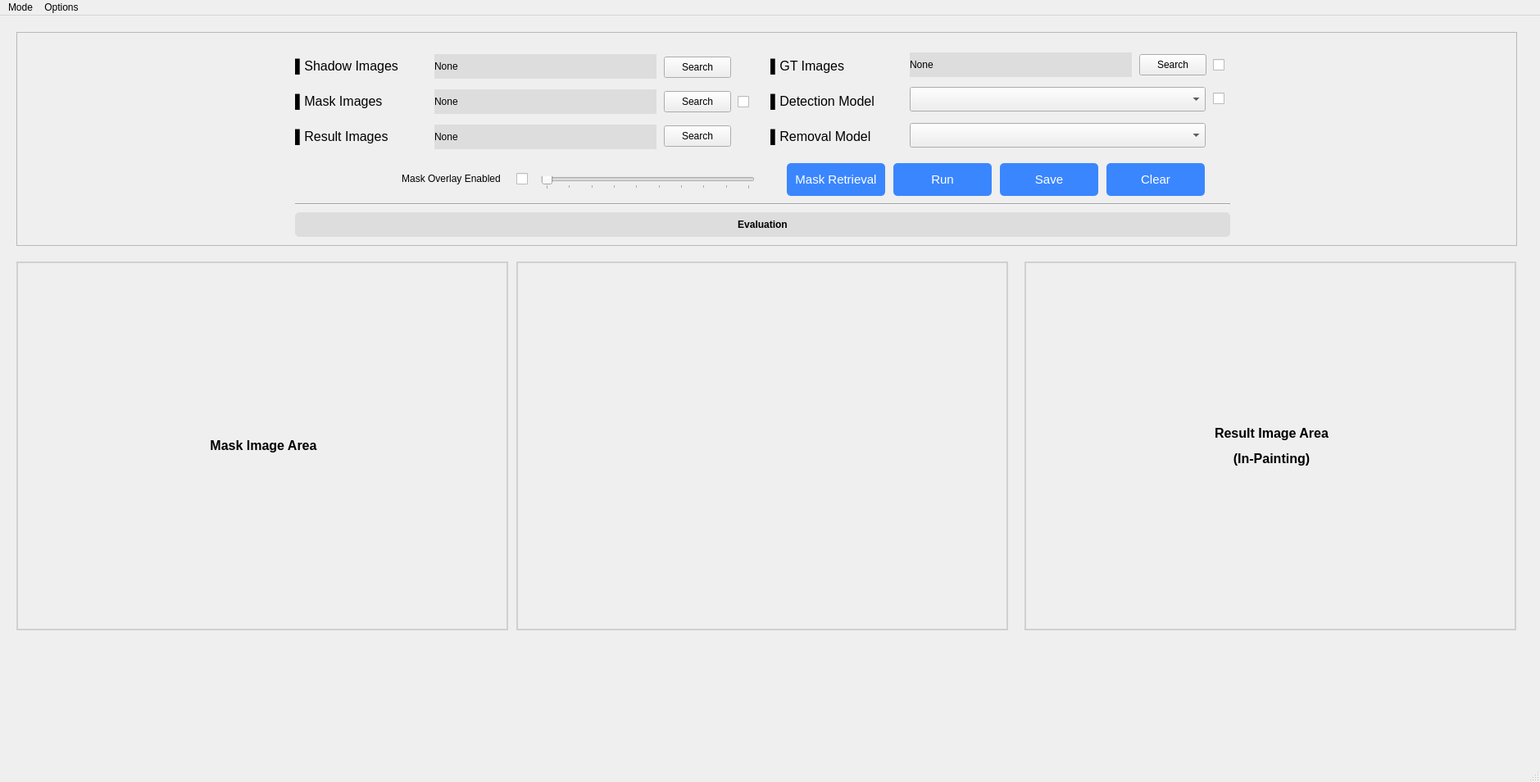
<?xml version="1.0" encoding="UTF-8"?>
<ui version="4.0">
 <class>MainWindow</class>
 <widget class="QMainWindow" name="MainWindow">
  <property name="geometry">
   <rect>
    <x>0</x>
    <y>0</y>
    <width>1879</width>
    <height>954</height>
   </rect>
  </property>
  <property name="windowTitle">
   <string>MainWindow</string>
  </property>
  <widget class="QWidget" name="centralwidget">
   <widget class="QFrame" name="frame">
    <property name="geometry">
     <rect>
      <x>20</x>
      <y>20</y>
      <width>1831</width>
      <height>261</height>
     </rect>
    </property>
    <property name="frameShape">
     <enum>QFrame::StyledPanel</enum>
    </property>
    <property name="frameShadow">
     <enum>QFrame::Raised</enum>
    </property>
    <widget class="QWidget" name="verticalLayoutWidget">
     <property name="geometry">
      <rect>
       <x>340</x>
       <y>20</y>
       <width>160</width>
       <height>131</height>
      </rect>
     </property>
     <layout class="QVBoxLayout" name="verticalLayout">
      <item>
       <widget class="QLabel" name="label">
        <property name="minimumSize">
         <size>
          <width>0</width>
          <height>30</height>
         </size>
        </property>
        <property name="maximumSize">
         <size>
          <width>16777215</width>
          <height>30</height>
         </size>
        </property>
        <property name="text">
         <string>&lt;html&gt;&lt;head/&gt;&lt;body&gt;&lt;p&gt;&lt;span style=&quot; font-size:12pt;&quot;&gt;▌Shadow Images&lt;/span&gt;&lt;/p&gt;&lt;/body&gt;&lt;/html&gt;</string>
        </property>
       </widget>
      </item>
      <item>
       <widget class="QLabel" name="label_2">
        <property name="minimumSize">
         <size>
          <width>0</width>
          <height>30</height>
         </size>
        </property>
        <property name="maximumSize">
         <size>
          <width>16777215</width>
          <height>30</height>
         </size>
        </property>
        <property name="text">
         <string>&lt;html&gt;&lt;head/&gt;&lt;body&gt;&lt;p&gt;&lt;span style=&quot; font-size:12pt;&quot;&gt;▌Mask Images&lt;/span&gt;&lt;/p&gt;&lt;/body&gt;&lt;/html&gt;</string>
        </property>
       </widget>
      </item>
      <item>
       <widget class="QLabel" name="label_3">
        <property name="minimumSize">
         <size>
          <width>0</width>
          <height>30</height>
         </size>
        </property>
        <property name="maximumSize">
         <size>
          <width>16777215</width>
          <height>30</height>
         </size>
        </property>
        <property name="text">
         <string>&lt;html&gt;&lt;head/&gt;&lt;body&gt;&lt;p&gt;&lt;span style=&quot; font-size:12pt;&quot;&gt;▌Result Images&lt;/span&gt;&lt;/p&gt;&lt;/body&gt;&lt;/html&gt;</string>
        </property>
       </widget>
      </item>
     </layout>
    </widget>
    <widget class="QWidget" name="verticalLayoutWidget_2">
     <property name="geometry">
      <rect>
       <x>510</x>
       <y>20</y>
       <width>271</width>
       <height>131</height>
      </rect>
     </property>
     <layout class="QVBoxLayout" name="verticalLayout_2">
      <item>
       <widget class="QLabel" name="shadowImageName">
        <property name="minimumSize">
         <size>
          <width>0</width>
          <height>30</height>
         </size>
        </property>
        <property name="maximumSize">
         <size>
          <width>16777215</width>
          <height>30</height>
         </size>
        </property>
        <property name="styleSheet">
         <string notr="true">background-color: rgb(221, 221, 221)</string>
        </property>
        <property name="text">
         <string>None</string>
        </property>
       </widget>
      </item>
      <item>
       <widget class="QLabel" name="maskImageName">
        <property name="minimumSize">
         <size>
          <width>0</width>
          <height>30</height>
         </size>
        </property>
        <property name="maximumSize">
         <size>
          <width>16777215</width>
          <height>30</height>
         </size>
        </property>
        <property name="styleSheet">
         <string notr="true">background-color: rgb(221, 221, 221)</string>
        </property>
        <property name="text">
         <string>None</string>
        </property>
       </widget>
      </item>
      <item>
       <widget class="QLabel" name="resultImageName">
        <property name="minimumSize">
         <size>
          <width>0</width>
          <height>30</height>
         </size>
        </property>
        <property name="maximumSize">
         <size>
          <width>16777215</width>
          <height>30</height>
         </size>
        </property>
        <property name="styleSheet">
         <string notr="true">background-color: rgb(221, 221, 221)</string>
        </property>
        <property name="text">
         <string>None</string>
        </property>
       </widget>
      </item>
     </layout>
    </widget>
    <widget class="QWidget" name="verticalLayoutWidget_3">
     <property name="geometry">
      <rect>
       <x>790</x>
       <y>20</y>
       <width>82</width>
       <height>131</height>
      </rect>
     </property>
     <layout class="QVBoxLayout" name="verticalLayout_3">
      <item>
       <widget class="QPushButton" name="shadowImageButton">
        <property name="minimumSize">
         <size>
          <width>0</width>
          <height>26</height>
         </size>
        </property>
        <property name="text">
         <string>Search</string>
        </property>
       </widget>
      </item>
      <item>
       <widget class="QPushButton" name="maskImageButton">
        <property name="minimumSize">
         <size>
          <width>0</width>
          <height>26</height>
         </size>
        </property>
        <property name="text">
         <string>Search</string>
        </property>
       </widget>
      </item>
      <item>
       <widget class="QPushButton" name="resultImageButton">
        <property name="minimumSize">
         <size>
          <width>0</width>
          <height>26</height>
         </size>
        </property>
        <property name="text">
         <string>Search</string>
        </property>
       </widget>
      </item>
     </layout>
    </widget>
    <widget class="QWidget" name="verticalLayoutWidget_4">
     <property name="geometry">
      <rect>
       <x>880</x>
       <y>20</y>
       <width>16</width>
       <height>131</height>
      </rect>
     </property>
     <layout class="QVBoxLayout" name="verticalLayout_4">
      <item>
       <widget class="QCheckBox" name="maskImageCheckbox">
        <property name="text">
         <string/>
        </property>
       </widget>
      </item>
     </layout>
    </widget>
    <widget class="QWidget" name="verticalLayoutWidget_5">
     <property name="geometry">
      <rect>
       <x>920</x>
       <y>20</y>
       <width>160</width>
       <height>131</height>
      </rect>
     </property>
     <layout class="QVBoxLayout" name="verticalLayout_5">
      <item>
       <widget class="QLabel" name="label_7">
        <property name="minimumSize">
         <size>
          <width>0</width>
          <height>30</height>
         </size>
        </property>
        <property name="maximumSize">
         <size>
          <width>16777215</width>
          <height>30</height>
         </size>
        </property>
        <property name="text">
         <string>&lt;html&gt;&lt;head/&gt;&lt;body&gt;&lt;p&gt;&lt;span style=&quot; font-size:12pt;&quot;&gt;▌GT Images&lt;/span&gt;&lt;/p&gt;&lt;/body&gt;&lt;/html&gt;</string>
        </property>
       </widget>
      </item>
      <item>
       <widget class="QLabel" name="label_8">
        <property name="minimumSize">
         <size>
          <width>0</width>
          <height>30</height>
         </size>
        </property>
        <property name="maximumSize">
         <size>
          <width>16777215</width>
          <height>30</height>
         </size>
        </property>
        <property name="text">
         <string>&lt;html&gt;&lt;head/&gt;&lt;body&gt;&lt;p&gt;&lt;span style=&quot; font-size:12pt;&quot;&gt;▌Detection Model&lt;/span&gt;&lt;/p&gt;&lt;/body&gt;&lt;/html&gt;</string>
        </property>
       </widget>
      </item>
      <item>
       <widget class="QLabel" name="label_9">
        <property name="minimumSize">
         <size>
          <width>0</width>
          <height>30</height>
         </size>
        </property>
        <property name="maximumSize">
         <size>
          <width>16777215</width>
          <height>30</height>
         </size>
        </property>
        <property name="text">
         <string>&lt;html&gt;&lt;head/&gt;&lt;body&gt;&lt;p&gt;&lt;span style=&quot; font-size:12pt;&quot;&gt;▌Removal Model&lt;/span&gt;&lt;/p&gt;&lt;/body&gt;&lt;/html&gt;</string>
        </property>
       </widget>
      </item>
     </layout>
    </widget>
    <widget class="QWidget" name="verticalLayoutWidget_6">
     <property name="geometry">
      <rect>
       <x>1090</x>
       <y>20</y>
       <width>271</width>
       <height>41</height>
      </rect>
     </property>
     <layout class="QVBoxLayout" name="verticalLayout_6">
      <item>
       <widget class="QLabel" name="gtImageName">
        <property name="minimumSize">
         <size>
          <width>0</width>
          <height>0</height>
         </size>
        </property>
        <property name="maximumSize">
         <size>
          <width>16777215</width>
          <height>30</height>
         </size>
        </property>
        <property name="styleSheet">
         <string notr="true">background-color: rgb(221, 221, 221)</string>
        </property>
        <property name="text">
         <string>None</string>
        </property>
       </widget>
      </item>
     </layout>
    </widget>
    <widget class="QWidget" name="verticalLayoutWidget_7">
     <property name="geometry">
      <rect>
       <x>1090</x>
       <y>59</y>
       <width>361</width>
       <height>91</height>
      </rect>
     </property>
     <layout class="QVBoxLayout" name="verticalLayout_7">
      <item>
       <widget class="QComboBox" name="selectDetectionModel">
        <property name="minimumSize">
         <size>
          <width>0</width>
          <height>30</height>
         </size>
        </property>
        <property name="maximumSize">
         <size>
          <width>16777215</width>
          <height>30</height>
         </size>
        </property>
       </widget>
      </item>
      <item>
       <widget class="QComboBox" name="selectRemovalModel">
        <property name="minimumSize">
         <size>
          <width>0</width>
          <height>30</height>
         </size>
        </property>
        <property name="maximumSize">
         <size>
          <width>16777215</width>
          <height>30</height>
         </size>
        </property>
       </widget>
      </item>
     </layout>
    </widget>
    <widget class="QWidget" name="verticalLayoutWidget_8">
     <property name="geometry">
      <rect>
       <x>1370</x>
       <y>20</y>
       <width>82</width>
       <height>41</height>
      </rect>
     </property>
     <layout class="QVBoxLayout" name="verticalLayout_8">
      <item>
       <widget class="QPushButton" name="pushButton_4">
        <property name="minimumSize">
         <size>
          <width>0</width>
          <height>26</height>
         </size>
        </property>
        <property name="text">
         <string>Search</string>
        </property>
       </widget>
      </item>
     </layout>
    </widget>
    <widget class="QWidget" name="verticalLayoutWidget_9">
     <property name="geometry">
      <rect>
       <x>1460</x>
       <y>20</y>
       <width>16</width>
       <height>81</height>
      </rect>
     </property>
     <layout class="QVBoxLayout" name="verticalLayout_9">
      <item>
       <widget class="QCheckBox" name="GTImageCheckbox">
        <property name="maximumSize">
         <size>
          <width>16777215</width>
          <height>30</height>
         </size>
        </property>
        <property name="text">
         <string/>
        </property>
       </widget>
      </item>
      <item>
       <widget class="QCheckBox" name="detectionModelCheckbox">
        <property name="maximumSize">
         <size>
          <width>16777215</width>
          <height>30</height>
         </size>
        </property>
        <property name="text">
         <string/>
        </property>
       </widget>
      </item>
     </layout>
    </widget>
    <widget class="QPushButton" name="maskRetrieval">
     <property name="geometry">
      <rect>
       <x>940</x>
       <y>160</y>
       <width>120</width>
       <height>40</height>
      </rect>
     </property>
     <property name="minimumSize">
      <size>
       <width>120</width>
       <height>40</height>
      </size>
     </property>
     <property name="font">
      <font>
       <pointsize>11</pointsize>
      </font>
     </property>
     <property name="styleSheet">
      <string notr="true">QPushButton{
background-color: rgb(58, 134, 255);
border:none;
border-radius: 5px;
color: white;
}

QPushButton:hover{
background-color: rgb(64, 172, 255);
}</string>
     </property>
     <property name="text">
      <string>Mask Retrieval</string>
     </property>
    </widget>
    <widget class="QPushButton" name="run">
     <property name="geometry">
      <rect>
       <x>1070</x>
       <y>160</y>
       <width>120</width>
       <height>40</height>
      </rect>
     </property>
     <property name="minimumSize">
      <size>
       <width>120</width>
       <height>40</height>
      </size>
     </property>
     <property name="font">
      <font>
       <pointsize>11</pointsize>
      </font>
     </property>
     <property name="styleSheet">
      <string notr="true">QPushButton{
background-color: rgb(58, 134, 255);
border:none;
border-radius: 5px;
color: white;
}

QPushButton:hover{
background-color: rgb(64, 172, 255);
}</string>
     </property>
     <property name="text">
      <string>Run</string>
     </property>
    </widget>
    <widget class="QPushButton" name="Save">
     <property name="geometry">
      <rect>
       <x>1200</x>
       <y>160</y>
       <width>120</width>
       <height>40</height>
      </rect>
     </property>
     <property name="minimumSize">
      <size>
       <width>120</width>
       <height>40</height>
      </size>
     </property>
     <property name="font">
      <font>
       <pointsize>11</pointsize>
      </font>
     </property>
     <property name="styleSheet">
      <string notr="true">QPushButton{
background-color: rgb(58, 134, 255);
border:none;
border-radius: 5px;
color: white;
}

QPushButton:hover{
background-color: rgb(64, 172, 255);
}</string>
     </property>
     <property name="text">
      <string>Save</string>
     </property>
    </widget>
    <widget class="QPushButton" name="Clear">
     <property name="geometry">
      <rect>
       <x>1330</x>
       <y>160</y>
       <width>120</width>
       <height>40</height>
      </rect>
     </property>
     <property name="minimumSize">
      <size>
       <width>120</width>
       <height>40</height>
      </size>
     </property>
     <property name="font">
      <font>
       <pointsize>11</pointsize>
      </font>
     </property>
     <property name="styleSheet">
      <string notr="true">QPushButton{
background-color: rgb(58, 134, 255);
border:none;
border-radius: 5px;
color: white;
}
QPushButton:hover{
background-color: rgb(64, 172, 255);
}</string>
     </property>
     <property name="text">
      <string>Clear</string>
     </property>
    </widget>
    <widget class="Line" name="line">
     <property name="geometry">
      <rect>
       <x>340</x>
       <y>200</y>
       <width>1141</width>
       <height>20</height>
      </rect>
     </property>
     <property name="orientation">
      <enum>Qt::Horizontal</enum>
     </property>
    </widget>
    <widget class="QLabel" name="label_11">
     <property name="geometry">
      <rect>
       <x>340</x>
       <y>220</y>
       <width>1141</width>
       <height>30</height>
      </rect>
     </property>
     <property name="minimumSize">
      <size>
       <width>0</width>
       <height>0</height>
      </size>
     </property>
     <property name="maximumSize">
      <size>
       <width>16777215</width>
       <height>30</height>
      </size>
     </property>
     <property name="styleSheet">
      <string notr="true">background-color: rgb(221, 221, 221);
border-radius: 5px;</string>
     </property>
     <property name="text">
      <string>&lt;html&gt;&lt;head/&gt;&lt;body&gt;&lt;p align=&quot;center&quot;&gt;&lt;span style=&quot; font-weight:600;&quot;&gt;Evaluation&lt;/span&gt;&lt;/p&gt;&lt;/body&gt;&lt;/html&gt;</string>
     </property>
    </widget>
    <widget class="QCheckBox" name="maskOverlayCheckbox">
     <property name="geometry">
      <rect>
       <x>610</x>
       <y>164</y>
       <width>14</width>
       <height>30</height>
      </rect>
     </property>
     <property name="layoutDirection">
      <enum>Qt::RightToLeft</enum>
     </property>
     <property name="text">
      <string/>
     </property>
    </widget>
    <widget class="QLabel" name="label_12">
     <property name="geometry">
      <rect>
       <x>460</x>
       <y>164</y>
       <width>141</width>
       <height>30</height>
      </rect>
     </property>
     <property name="text">
      <string>&lt;html&gt;&lt;head/&gt;&lt;body&gt;&lt;p align=&quot;center&quot;&gt;Mask Overlay Enabled&lt;/p&gt;&lt;/body&gt;&lt;/html&gt;</string>
     </property>
    </widget>
    <widget class="QSlider" name="maskOpacitySlider">
     <property name="geometry">
      <rect>
       <x>640</x>
       <y>176</y>
       <width>261</width>
       <height>16</height>
      </rect>
     </property>
     <property name="minimum">
      <number>1</number>
     </property>
     <property name="maximum">
      <number>10</number>
     </property>
     <property name="singleStep">
      <number>1</number>
     </property>
     <property name="pageStep">
      <number>1</number>
     </property>
     <property name="orientation">
      <enum>Qt::Horizontal</enum>
     </property>
     <property name="tickPosition">
      <enum>QSlider::TicksBelow</enum>
     </property>
     <property name="tickInterval">
      <number>0</number>
     </property>
    </widget>
   </widget>
   <widget class="QFrame" name="frame_2">
    <property name="geometry">
     <rect>
      <x>20</x>
      <y>290</y>
      <width>1831</width>
      <height>471</height>
     </rect>
    </property>
    <property name="styleSheet">
     <string notr="true">border: none;</string>
    </property>
    <property name="frameShape">
     <enum>QFrame::StyledPanel</enum>
    </property>
    <property name="frameShadow">
     <enum>QFrame::Raised</enum>
    </property>
    <widget class="QLabel" name="maskImageArea">
     <property name="geometry">
      <rect>
       <x>0</x>
       <y>10</y>
       <width>600</width>
       <height>450</height>
      </rect>
     </property>
     <property name="minimumSize">
      <size>
       <width>380</width>
       <height>285</height>
      </size>
     </property>
     <property name="styleSheet">
      <string notr="true">border-style: solid;
border-width: 2px;
border-color:rgb(208, 208, 208);</string>
     </property>
     <property name="text">
      <string>&lt;html&gt;&lt;head/&gt;&lt;body&gt;&lt;p align=&quot;center&quot;&gt;&lt;span style=&quot; font-size:12pt; font-weight:600;&quot;&gt;Mask Image Area&lt;/span&gt;&lt;/p&gt;&lt;/body&gt;&lt;/html&gt;</string>
     </property>
    </widget>
    <widget class="QLabel" name="shadowRemovalArea">
     <property name="geometry">
      <rect>
       <x>610</x>
       <y>10</y>
       <width>600</width>
       <height>450</height>
      </rect>
     </property>
     <property name="minimumSize">
      <size>
       <width>380</width>
       <height>285</height>
      </size>
     </property>
     <property name="styleSheet">
      <string notr="true">border-style: solid;
border-width: 2px;
border-color:rgb(208, 208, 208);</string>
     </property>
     <property name="text">
      <string>&lt;html&gt;&lt;head/&gt;&lt;body&gt;&lt;p align=&quot;center&quot;&gt;&lt;br/&gt;&lt;/p&gt;&lt;/body&gt;&lt;/html&gt;</string>
     </property>
    </widget>
    <widget class="QLabel" name="inpaintingArea">
     <property name="geometry">
      <rect>
       <x>1230</x>
       <y>10</y>
       <width>600</width>
       <height>450</height>
      </rect>
     </property>
     <property name="minimumSize">
      <size>
       <width>380</width>
       <height>285</height>
      </size>
     </property>
     <property name="styleSheet">
      <string notr="true">border-style: solid;
border-width: 2px;
border-color:rgb(208, 208, 208);</string>
     </property>
     <property name="text">
      <string>&lt;html&gt;&lt;head/&gt;&lt;body&gt;&lt;p align=&quot;center&quot;&gt;&lt;span style=&quot; font-size:12pt; font-weight:600;&quot;&gt;Result Image Area&lt;/span&gt;&lt;/p&gt;&lt;p align=&quot;center&quot;&gt;&lt;span style=&quot; font-size:12pt; font-weight:600;&quot;&gt;(In-Painting)&lt;/span&gt;&lt;/p&gt;&lt;/body&gt;&lt;/html&gt;</string>
     </property>
    </widget>
    <widget class="QLabel" name="maskOverlayArea">
     <property name="geometry">
      <rect>
       <x>610</x>
       <y>10</y>
       <width>600</width>
       <height>450</height>
      </rect>
     </property>
     <property name="minimumSize">
      <size>
       <width>380</width>
       <height>285</height>
      </size>
     </property>
     <property name="styleSheet">
      <string notr="true">border-style: solid;
border-width: 2px;
border-color:rgb(208, 208, 208);</string>
     </property>
     <property name="text">
      <string>&lt;html&gt;&lt;head/&gt;&lt;body&gt;&lt;p align=&quot;center&quot;&gt;&lt;br/&gt;&lt;/p&gt;&lt;/body&gt;&lt;/html&gt;</string>
     </property>
    </widget>
   </widget>
  </widget>
  <widget class="QMenuBar" name="menubar">
   <property name="geometry">
    <rect>
     <x>0</x>
     <y>0</y>
     <width>1879</width>
     <height>20</height>
    </rect>
   </property>
   <widget class="QMenu" name="menuMode">
    <property name="title">
     <string>Mode</string>
    </property>
    <addaction name="actionInteractive"/>
    <addaction name="actionBatch"/>
   </widget>
   <widget class="QMenu" name="menuOptions">
    <property name="title">
     <string>Options</string>
    </property>
    <addaction name="actionSErvers"/>
    <addaction name="actionMasking"/>
    <addaction name="actionVisualization"/>
   </widget>
   <addaction name="menuMode"/>
   <addaction name="menuOptions"/>
  </widget>
  <widget class="QStatusBar" name="statusbar"/>
  <action name="actionInteractive">
   <property name="text">
    <string>Interactive</string>
   </property>
  </action>
  <action name="actionBatch">
   <property name="text">
    <string>Batch</string>
   </property>
  </action>
  <action name="actionSErvers">
   <property name="text">
    <string>Servers</string>
   </property>
  </action>
  <action name="actionMasking">
   <property name="checkable">
    <bool>false</bool>
   </property>
   <property name="text">
    <string>Masking</string>
   </property>
  </action>
  <action name="actionVisualization">
   <property name="text">
    <string>Visualization</string>
   </property>
  </action>
 </widget>
 <resources/>
 <connections/>
</ui>
